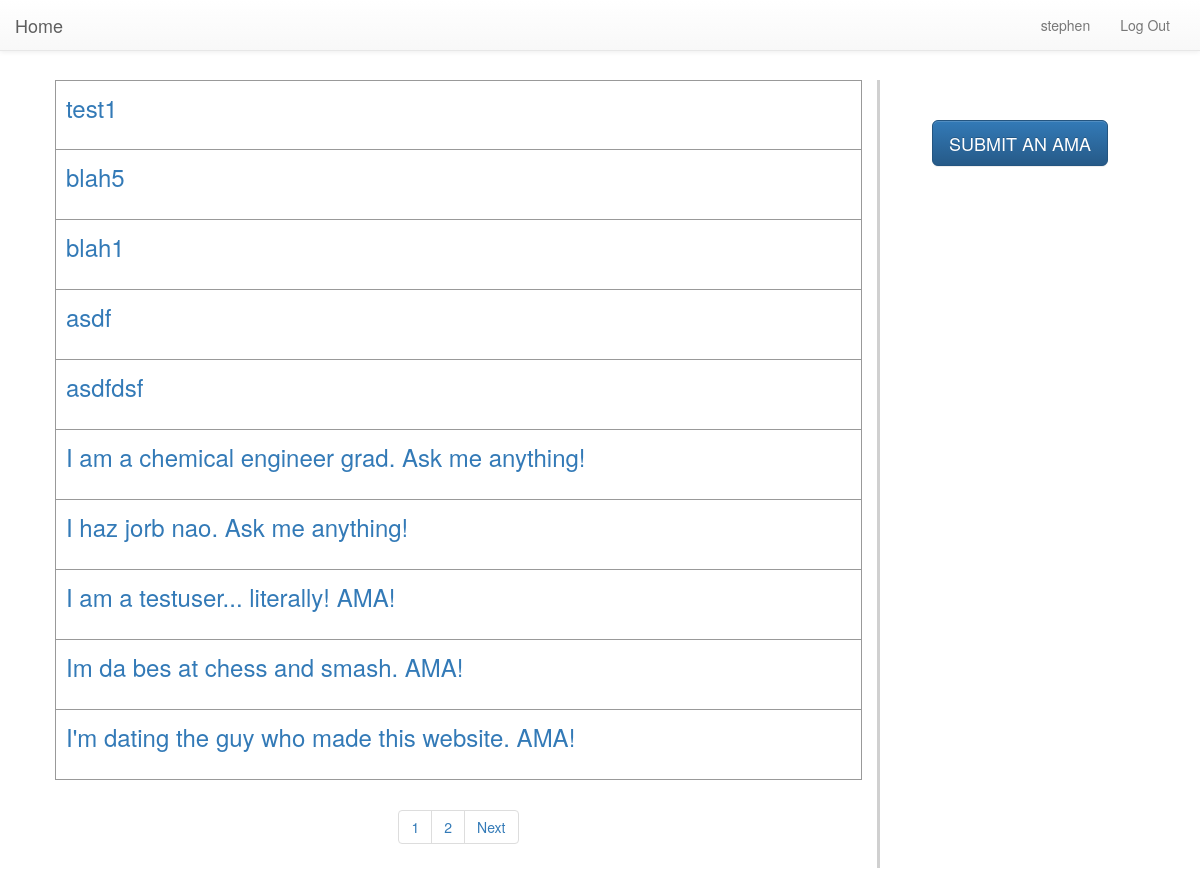
The app's page / (signed in) with its own data.
### home/models.py (models this page shows, shortened)
class AMA(models.Model):
    author = models.ForeignKey(User)
    title = models.CharField(max_length=100)
    description = models.CharField(max_length=1000)
    pub_date = models.DateTimeField(default=timezone.now)

### home/views.py (the view)
# urls.py: url(r'^$', AMAListView.as_view(), name='index'),
class AMAListView(ListView):
    template_name = 'ama/index.html'
    model = AMA
    paginate_by = 10
    def get_queryset(self):
        ordered_list = AMA.objects.order_by('-pub_date')
        return ordered_list
    def get_context_data(self, **kwargs):
        context = super(AMAListView, self).get_context_data(**kwargs)
        context['range'] = range(context["paginator"].num_pages)
        return context

### home/templates/ama/index.html (shortened to what this page needs)
{% extends "base.html" %}
{% block left-content %}
{% if ama_list %}
<ul class="ama-list">
  {% for ama in ama_list %}
  <li class="ama-list-item"><a class="ama-link" href="{% url 'ama_detail' ama.id %}">{{ ama.title }}</a></li>
  {% endfor %}
</ul>
{% else %}
<p>No polls are available.</p>
{% endif %}
{% if is_paginated %}
<div class="center-align">
  <ul class="pagination">
    {% for i in range %}
    <li>
      <a href="{% url 'index' %}?page={{ forloop.counter }}">{{ forloop.counter }}</a>
    </li>
    {% endfor %}
    {% if page_obj.has_next %}
    <li class="waves-effect">
      <a href="{% url 'index' %}?page={{ page_obj.next_page_number }}">Next</a>
    </li>
    {% endif %}
  </ul>
</div>
{% endif %}
{% endblock %}
{% block right-content %}
<h5>
  <a href="{% url 'createama' %}" class="btn btn-primary btn-lg">
    SUBMIT AN AMA
  </a>
</h5>
{% endblock %}

### home/templates/base.html (shortened to what this page needs)
<!DOCTYPE html>
<html>
{% load staticfiles %}
  <head>
    <link rel="stylesheet" href="https://maxcdn.bootstrapcdn.com/bootstrap/3.3.6/css/bootstrap.min.css">
    <link rel="stylesheet" href="https://maxcdn.bootstrapcdn.com/bootstrap/3.3.6/css/bootstrap-theme.min.css">
    <link rel="stylesheet" type="text/css" href="{% static 'css/style.css' %}">
  </head>
  <body>
    <nav class="navbar navbar-default navbar-fixed-top">
      <div class="container-fluid">
        <div class="navbar-header">
          <a class="navbar-brand" href="{% url 'index' %}">Home</a>
        </div>
        <div class="collapse navbar-collapse" id="collapse-menu">
          <ul class="nav navbar-nav pull-right">
            <li><a href="{% url 'index' %}">{{ user.username }}</a></li>
            {% if user.is_authenticated %}
            <li><a href="{% url 'logout'%}">Log Out</a></li>
            {% else %}
            <li><a href="{% url 'login' %}">Log In</a></li>
            <li><a href="{% url 'signup' %}">Sign Up</a></li>
            {% endif %}
          </ul>
        </div>
      </div>
    </nav>
    <div class="container-fluid" id="content">
      <div class="row">
        <div class="col-xs-9 left-content">
          {% block left-content %}{% endblock %}
        </div>
        <div class="col-xs-3 right-content">
          {% block right-content %}{% endblock %}
        </div>
      </div>
    </div>
  </body>
</html>

### home/static/css/style.css (style rules this page uses)
body { padding: 40px; padding-top: 80px; }
ul { padding: 0; }
li { list-style: none; }
.ama-link { display: block; height: 70px; border: thin solid #999999; border-top: none; padding: 10px; }
.ama-list-item:first-child > .ama-link { border-top: thin solid #999999; }
.ama-list { display: block; padding: 0px; }
.ama-list-item { display: inline-block; width: 100%; font-size: 24px; }
.center-align { text-align: center; }
.left-content { border-right: 3px solid #d0d0d0; }
.pagination { text-align:center }
.right-content { text-align: center; padding-top: 30px; }

### records on screen
AMA: title "test1"
AMA: title "blah5"
AMA: title "blah1"
AMA: title "asdf"
AMA: title "asdfdsf"
AMA: title "I am a chemical engineer grad. Ask me anything!"
AMA: title "I haz jorb nao. Ask me anything!"
AMA: title "I am a testuser... literally! AMA!"
AMA: title "Im da bes at chess and smash. AMA!"
AMA: title "I'm dating the guy who made this website. AMA!"

### other values on screen
{{ user.username }} "stephen"
